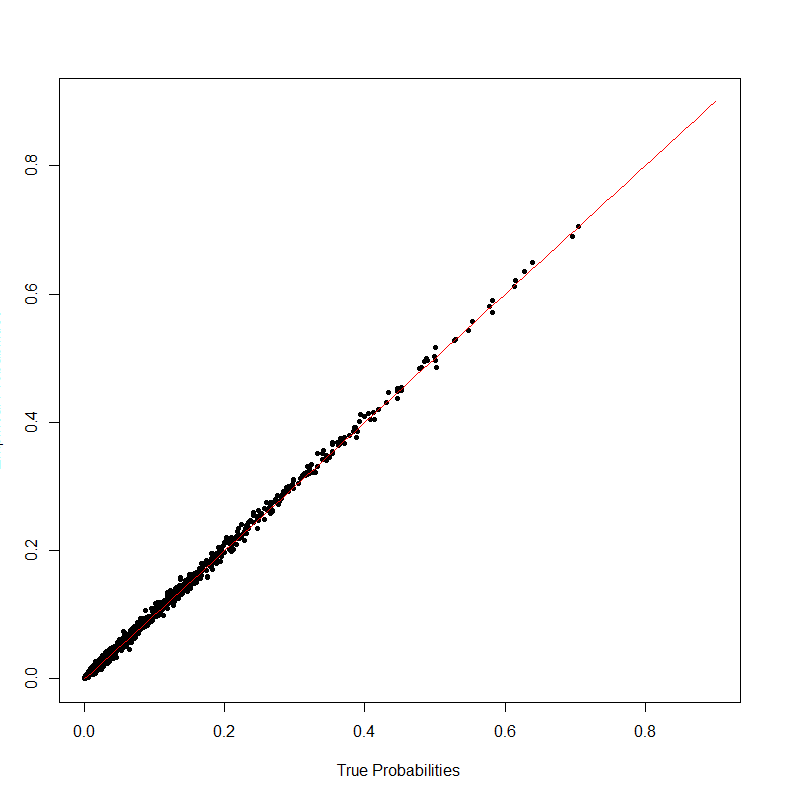

Here is the R script that generated this plot:
# install.packages(c("HAC")) # run this line to install necccesary package
rm(list = ls(all = TRUE))
# setwd("C: / ...") # please change your working directory
library(HAC)
G2 = hac(type = 1, tree = list(list ("X3", "X4", "X5", 2.005),
                               "X2", "X1", 1.005))
sample = rHAC(n = 1500 , hac = G2)
# compute sample's theoretical probability
cf.values = pHAC(X = sample , hac = G2)
# compute sample's empirical probability
ecf.values = emp.copula.self(x = sample, proc = "M", 
                             sort = "none", na.rm = FALSE)
# do plot
True_Probabilities = Empirical_Probabilities = seq(0, .9, length.out = 100)
plot(True_Probabilities, Empirical_Probabilities, col = "white",
     xlab = "True Probabilities", ylab = "Empirical Probabilities")
points(cf.values, ecf.values, pch = 20, col = "black")
lines(True_Probabilities, Empirical_Probabilities, col = "red")
